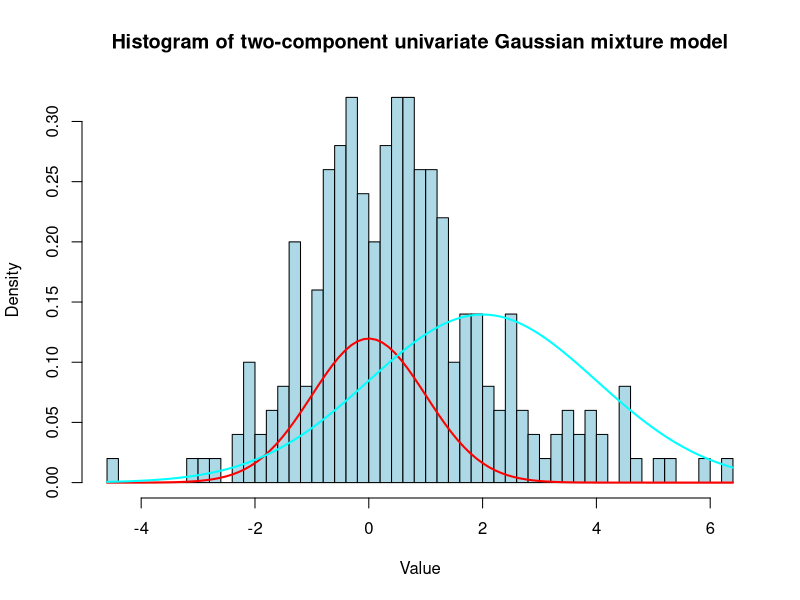
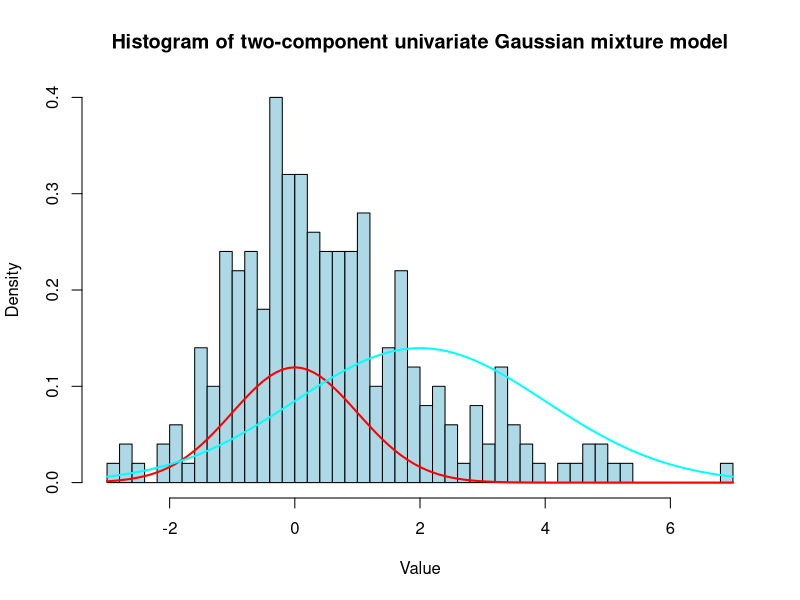
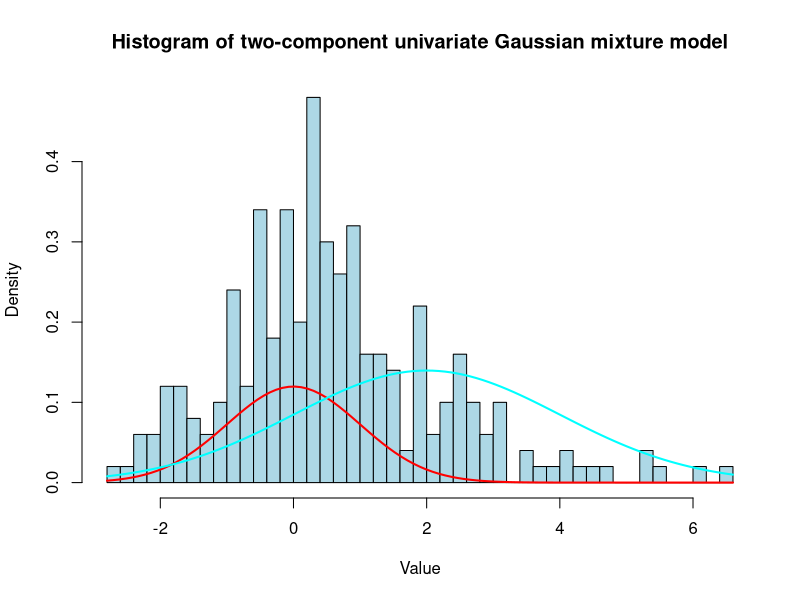
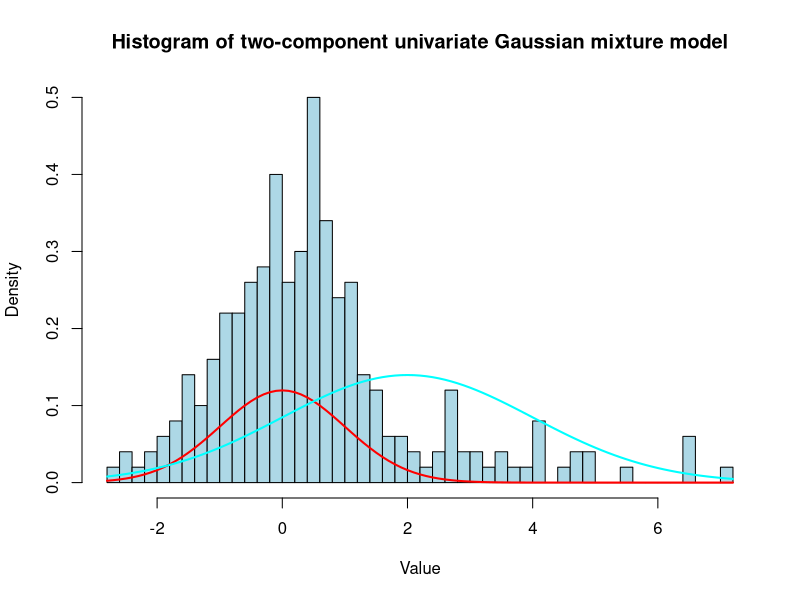
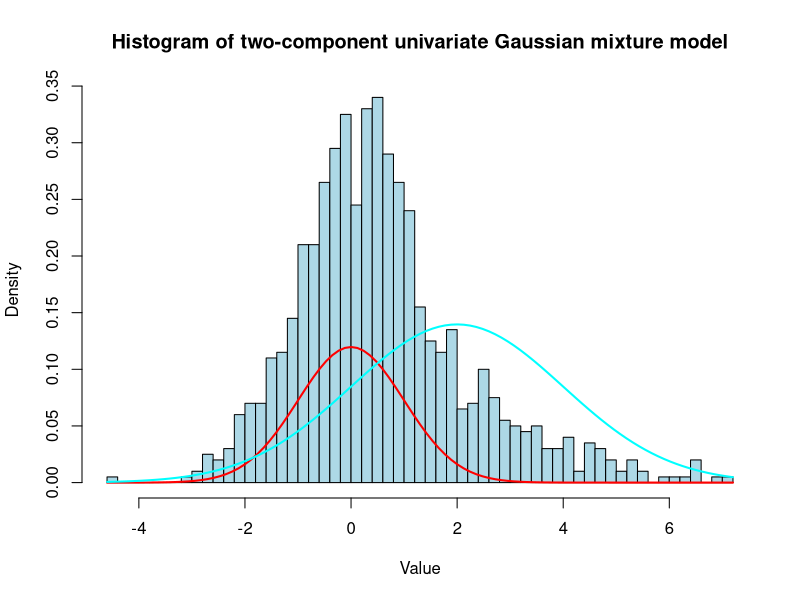
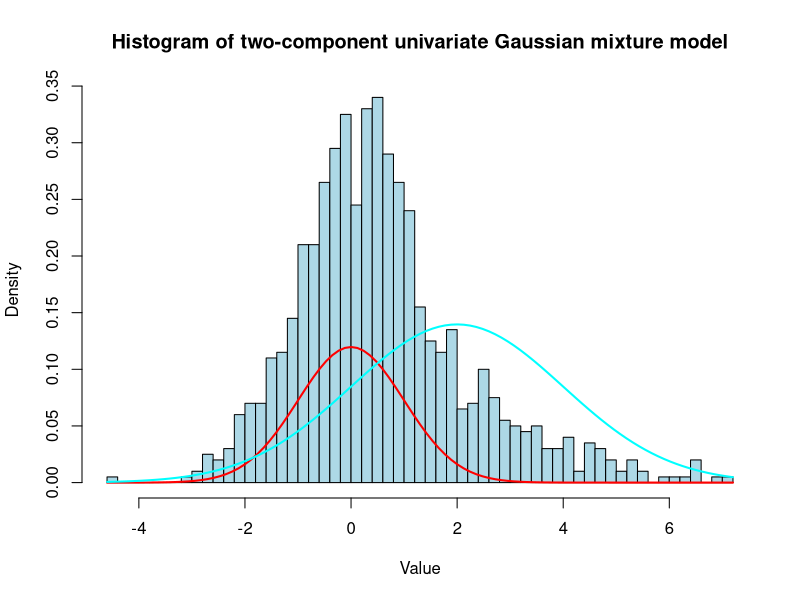
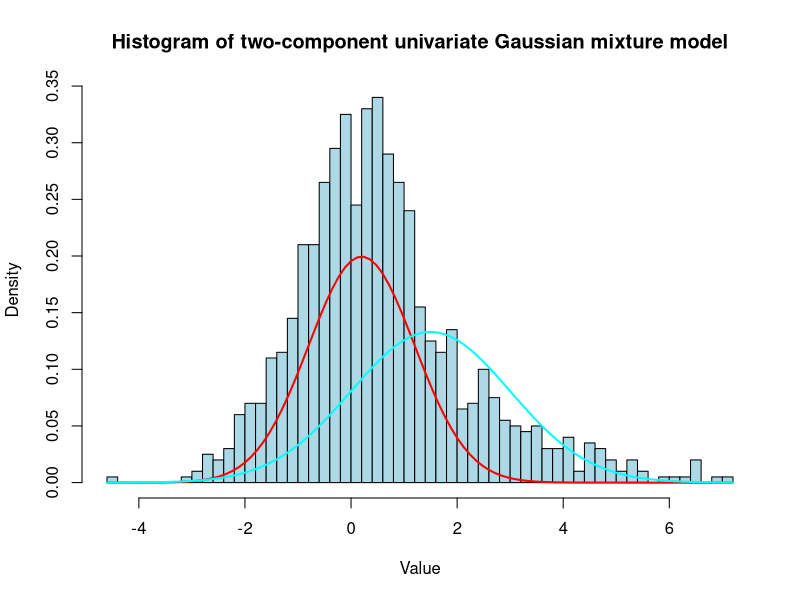
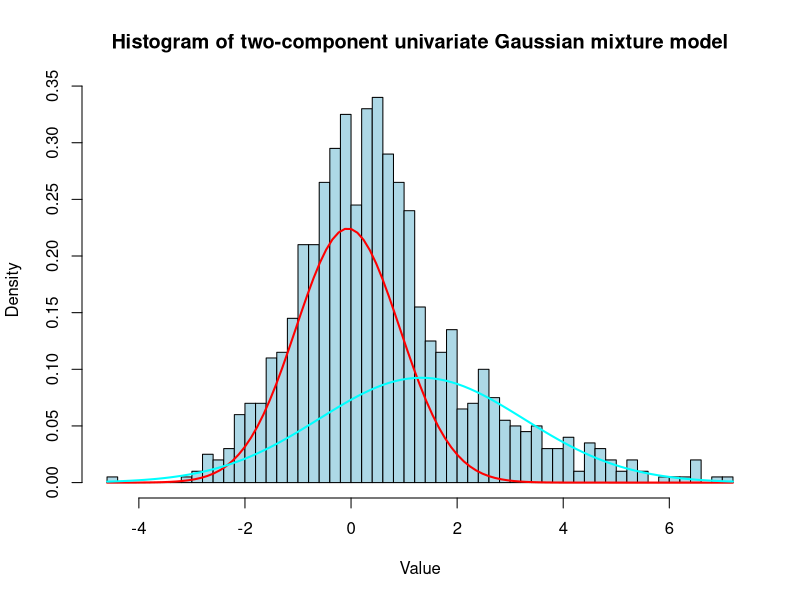

Write R code to recreate these figures, in order.
## ---- chunk 1
knitr::opts_chunk$set(echo = TRUE)
## ---- chunk 2
library(ggplot2)
## ---- chunk 3
set.seed(123)

# SET MODEL HYPERPARAMETERS AND SETTINGS
K <- 2 # number of components
n <- 1000 # sample size
m <- 4 # number of nodes
n_m <- n/m # sample size per node

# TRUE PARAMETERS
pi_1 <- 0.3
pi_2 <- 1 - pi_1
mu_1 <- 0
mu_2 <- 2
si_1 <- 1
si_2 <- 2
probs <- c(pi_1, pi_2)
means <- c(mu_1, mu_2)
stds <- c(si_1, si_2)
params <- list("mixing_probs" = probs, "means" = means, "stds" = stds)

# PARAMETER STARTING VALUES
pi_1_init <- 0.5
pi_2_init <- 0.5
mu_1_init <- 0.2
mu_2_init <- 1.5
si_1_init <- 1
si_2_init <- 1.5
probs_init <- c(pi_1_init, pi_2_init)
means_init <- c(mu_1_init, mu_2_init)
stds_init <- c(si_1_init, si_2_init)
params_init <- list("mixing_probs" = probs_init,
                    "means" = means_init,
                    "stds" = stds_init)

# GENERATING DATA
generate_data <- function(means, stds, probs, n){
  ## Ensure different parameter lengths match
    if(length(means) != length(stds) || length(means) != length(probs)){
        stop("Number of means, standard deviations and components probabilities 
             must be equal.")
  }
    data <- matrix(nrow = n)
    for(i in 1:n){
        component <- rmultinom(1, 1, probs) + 1
        data[i] <- rnorm(1, mean = means[component], sd = stds[component])
  }
    return(data)
}

data_nodes <- lapply(1:m, function(x) generate_data(means, stds, probs, n_m))

# PLOT DATA
plot_data_GMM <- function(data, n_components, params, overlay = TRUE,
                      freq = FALSE){
  ## Extracting parameters
  means <- params$means
  stds <- params$stds
  probs <- params$mixing_probs
  ## Histogram
  hist(data, breaks = 50, col = "lightblue", xlab = "Value", 
       main = "Histogram of two-component univariate Gaussian mixture model",
       freq = freq)
  ## Overlayed line plot
  if (overlay) {
    colors <- rainbow(n_components)
    for (i in 1:n_components){
      curve(dnorm(x, mean = means[i], sd = stds[i])*probs[i], add = TRUE, 
            col = colors[i], lwd = 2)
    }
  }
}


## Plots
plot_data_GMM(data = data_nodes[[1]], K, params) # data node 1
plot_data_GMM(data = data_nodes[[2]], K, params) # data node 2
plot_data_GMM(data = data_nodes[[3]], K, params) # data node 3
plot_data_GMM(data = data_nodes[[4]], K, params) # data node 4
plot_data_GMM(data = unlist(data_nodes), K, params) # all data
## ---- chunk 4
calculate_data_belongings <- function(params, data){

  
  ### Extracting parameters and checking if they are they same.
  means <- params$means
  stds <- params$stds
  probs <- params$mixing_probs
  if (length(means) != length(stds) || length(means) != length(probs)){
    stop("Number of means, standard deviations, and weights must be equal.")
  }
  
  ### Get the data sample and number of components
  n_components <- length(means) 
  n <- length(data)
  
  ### Calculating the belongings 
  gamma_num <- matrix(nrow = n, ncol = n_components)
  for(i in 1:n_components){
    gamma_num[,i] <- probs[i] * dnorm(data, mean = means[i], sd = stds[i])
  }
  gamma_den <- rowSums(gamma_num)
  gamma <- gamma_num / gamma_den
  
  ### Check if data belongings sum to 1 (have grace for rounding errors).
  if (any(abs(rowSums(gamma) - 1) > .Machine$double.eps * n)){
      stop("Calculated belongings for each data point do not sum to 1.")
  }
  
  ### Check if any data belonging is negative
  if (any(gamma < 0)){
      stop("Calculated belongings contain negative values.")
  }
  return(gamma)
}

### test (vectorisation)
# lapply(1:m, function(x) calculate_data_belongings(params = params_init, data = data_nodes[[x]]))

### test (IEM)
for(i in 1:m){
    belongings = calculate_data_belongings(params = params_init, data = data_nodes[[i]])
    print(belongings)
}
## ---- chunk 5
calculate_node_local_sufficient_statistics <- function(data, params){
    ### Calculating the data belongings
    belongings <- calculate_data_belongings(params = params, data = data)
    
    ### Calculating the local sufficient statistics for the node
    #### Number 1: sum of data belongings
    sufficient_stat_one <- colSums(belongings)
    
    #### Number 2: sum of product (data and data belongings)
    sufficient_stat_two <- colSums(belongings * matrix(data, nrow = length(data), ncol = ncol(belongings), byrow = FALSE))
    
    #### Number 3: sum of product (data squared and data belongings)
    sufficient_stat_three <- colSums(belongings * matrix(data^2, nrow = length(data), ncol = ncol(belongings), byrow = FALSE))
    
    if(sum(sufficient_stat_one) != length(data)){
        stop("The sum of the first sufficient statistic does not equal node sample size")
    }
    
    if(any(sufficient_stat_three < 0)){
        stop("Third sufficient statistic is negative")
    }
    return(list("suff_stat_one" = sufficient_stat_one, 
                "suff_stat_two" = sufficient_stat_two,
                "suff_stat_three" = sufficient_stat_three)
    )
}

### test
for (i in 1:m){
    local_sufficient_stat <- calculate_node_local_sufficient_statistics(data = data_nodes[[i]], params = params_init)
    print(local_sufficient_stat)
}
## ---- chunk 6
estimate_parameters <- function(global_sufficient_statistics) {
    
    # Initialize vectors for means, standard deviations, and probabilities
    means <- numeric(length(global_sufficient_statistics$global_suff_stat_one))
    stds <- numeric(length(global_sufficient_statistics$global_suff_stat_one))
    probs <- numeric(length(global_sufficient_statistics$global_suff_stat_one))
    
    for (k in 1:length(global_sufficient_statistics$global_suff_stat_one)) {
        mean <- global_sufficient_statistics$global_suff_stat_two[k] / global_sufficient_statistics$global_suff_stat_one[k]
        var <- (global_sufficient_statistics$global_suff_stat_three[k] / global_sufficient_statistics$global_suff_stat_one[k]) - (mean^2)
        std <- sqrt(var)
        prob <- global_sufficient_statistics$global_suff_stat_one[k] / sum(global_sufficient_statistics$global_suff_stat_one)
        
        # Assign calculated values to the respective vectors
        means[k] <- mean
        stds[k] <- std
        probs[k] <- prob
    }
    
    return(list("mixing_probs" = probs,
                "means" = means,
                "stds" = stds))
}
## ---- chunk 7
update_global_statistics <- function(global_statistics_old,
                                     local_statistics_old,
                                     local_statistics_new,
                                     data_node,
                                     params){
    
    global_suff_stat_one <- global_statistics_old[[1]] + local_statistics_new[[1]] - local_statistics_old[[1]]
    global_suff_stat_two <- global_statistics_old[[2]] + local_statistics_new[[2]] - local_statistics_old[[2]]
    global_suff_stat_three <- global_statistics_old[[3]] + local_statistics_new[[3]] - local_statistics_old[[3]]
    
    if(sum(global_suff_stat_one) <= 0){
        stop("The sum of the first global sufficient statistics must be positive")
    }
    
    if(any(global_suff_stat_three < 0)){
        stop("Third global sufficient statistics is negative")
    }
    return(list("global_suff_stat_one" = global_suff_stat_one,
                "global_suff_stat_two" = global_suff_stat_two,
                "global_suff_stat_three" = global_suff_stat_three))
}
global_statistic_old <- list('global_suff_stat_one' = 0, 
                             'global_suff_stat_two' = 0,
                             'global_suff_stat_three' = 0)

## Test
#Have local statistics old
local_statistics_old <- lapply(1:m, function(x) calculate_node_local_sufficient_statistics(data_nodes[[x]],
                                                                                           params = params_init))
local_statistics_old
#Get global statistics old
for(i in 1:m){
    local_sufficient_stat <- calculate_node_local_sufficient_statistics(data = data_nodes[[i]], params = params_init)
    global_statistic_old$global_suff_stat_one <- global_statistic_old$global_suff_stat_one + local_sufficient_stat$suff_stat_one
    global_statistic_old$global_suff_stat_two <- global_statistic_old$global_suff_stat_two + local_sufficient_stat$suff_stat_two
    global_statistic_old$global_suff_stat_three <- global_statistic_old$global_suff_stat_three + local_sufficient_stat$suff_stat_three
}
#Get params from global statistics old
params_update <- estimate_parameters(global_statistic_old)
#Get local statistics for node 1 (new)
local_statistics_new <- calculate_node_local_sufficient_statistics(data = data_nodes[[1]], params = params_update)
local_statistics_new
#Update global statistics
global_statistic_new <- update_global_statistics(global_statistic_old,
                                                 local_statistics_old[[1]],
                                                 local_statistics_new,
                                                 data_nodes[[1]],
                                                 params_update)
global_statistic_old
local_statistics_old[[1]]
global_statistic_new
## ---- chunk 8
calculate_likelihood <- function(data, params) {
    mu <- params$means
    sigma <- params$stds
    weight <- params$mixing_probs
    k <- length(mu)
    n <- length(data)
    likelihood <- numeric(n)
    for (i in 1:n) {
        point_likelihood <- 0
        for (j in 1:k) {
            component_density <- weight[j] * dnorm(data[i], mean = mu[j], sd = sigma[j])
            point_likelihood <- point_likelihood + component_density
        }
        likelihood[i] <- point_likelihood
    }
    return(sum(log(likelihood)))
}

### test
likelihood_old <- calculate_likelihood(data_nodes[[1]], 
                                       params = params_init)
likelihood_update <- calculate_likelihood(data_nodes[[1]],
                                          params = params_update)
print(likelihood_old)
print(likelihood_update)
## ---- chunk 9
iem_distributed_model <- function(data,
                                  initial_local_statistics,
                                  initial_global_statistics,
                                  initial_params,
                                  max_iter = 10){
    n_nodes <- length(data)
    params_old <- initial_params
    global_statistics_old <- initial_global_statistics
    local_statistics_set <- initial_local_statistics

    likelihood <- calculate_likelihood(data = unlist(data),
                                       params = params_old)
    iteration_outer <- 0
    iteration_inner <- 0
    results <- cbind(iteration_outer, iteration_inner, likelihood)
    params_diff <- 10000
    while (iteration_outer < max_iter){
        iteration_outer <- iteration_outer + 1
        iteration_inner <- 0
        for (i in 1:n_nodes){
            iteration_inner <- iteration_inner + 1
            local_statistics_old <- local_statistics_set[[i]]
            local_statistics_new <- calculate_node_local_sufficient_statistics(data = data[[i]],
                                                                                    params = params_old)
            global_statistics_new <- update_global_statistics(global_statistics_old = global_statistics_old,
                                                             local_statistics_old = local_statistics_old,
                                                             local_statistics_new = local_statistics_new,
                                                             data_node = data[[i]],
                                                             params = params_old)
            params_new <- estimate_parameters(global_sufficient_statistics = global_statistics_new)
            likelihood <- calculate_likelihood(data = unlist(data),
                                               params = params_new)
            results <- rbind(results, cbind(iteration_outer,
                                            iteration_inner,
                                            likelihood))
            params_diff <- max(abs(unlist(params_new) - unlist(params_old)))
            print(params_new)
            if (params_diff < 0.05){
                break
            }
            local_statistics_set[[i]] <- local_statistics_new
            params_old <- params_new
        }
    }
    return(list('results' = results, 'params' = params_new))
}
### Test
initial_local_statistics <- lapply(1:m, function(x) calculate_node_local_sufficient_statistics(data_nodes[[x]],
                                                                                           params = params_init))
initial_global_statistics <- list('global_suff_stat_one' = 0, 
                             'global_suff_stat_two' = 0,
                             'global_suff_stat_three' = 0)

for(i in 1:m){
    local_sufficient_stat <- calculate_node_local_sufficient_statistics(data = data_nodes[[i]], params = params_init)
    initial_global_statistics$global_suff_stat_one <- global_statistic_old$global_suff_stat_one + local_sufficient_stat$suff_stat_one
    initial_global_statistics$global_suff_stat_two <- global_statistic_old$global_suff_stat_two + local_sufficient_stat$suff_stat_two
    initial_global_statistics$global_suff_stat_three <- global_statistic_old$global_suff_stat_three + local_sufficient_stat$suff_stat_three
}
initial_params <- estimate_parameters(initial_global_statistics)
iem_model_results <- iem_distributed_model(data = data_nodes,
                                           initial_local_statistics = initial_local_statistics,
                                           initial_global_statistics = initial_global_statistics,
                                           initial_params = initial_params)

## ---- chunk 10
### With true
calculate_likelihood(data=unlist(data_nodes), params = params)
plot_data_GMM(data = unlist(data_nodes), K, params)
## ---- chunk 11

### Initial
calculate_likelihood(data=unlist(data_nodes), params = params_init)
plot_data_GMM(data = unlist(data_nodes), K, params = params_init)
## ---- chunk 12

### Estimated
iem_model_results$results
plot_data_GMM(data = unlist(data_nodes), K, iem_model_results$params)
